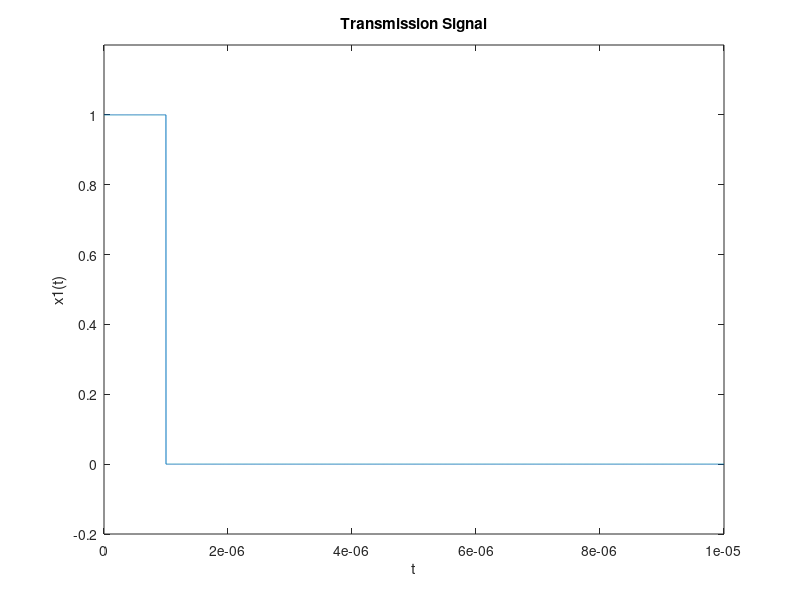
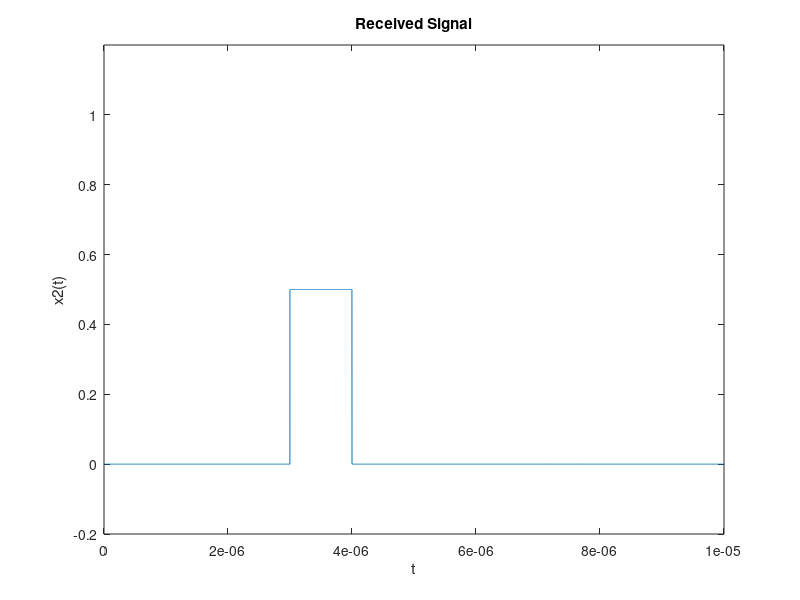

The MATLAB script that drew these images, in order: (Note: this script raises an error after producing the figures.)
%% part3
clc;
clearvars;
close all;
%% 3-1
ts= 1e-9;
T= 1e-5;
tau= 1e-6;
t= 0:ts:T;
x=zeros(size(t));
x(1:(tau/ts))=1;
figure;
plot(t,x);
xlim([0,T]);
ylim([-0.2 1.2]);
xlabel('t');
ylabel('x1(t)');
title('Transmission Signal');
%% 3-2
R=450;
c=3e8;
td=(2*R)/c;
Received_Signal=zeros(size(t));
alpha=0.5;
Received_Signal((td/ts):((td+tau)/ts))=alpha;
figure;
plot(t,Received_Signal);
xlim([0,T]);
ylim([-0.2 1.2]);
xlabel('t');
ylabel('x2(t)');
title('Received Signal');
%% 3-3
ts= 1e-9;
T= 1e-5;
tau= 1e-6;
t= 0:ts:T;
ro = p3_corfunc(t, tau, ts, Received_Signal);
figure;S
plot(t,ro,'LineWidth',2);
[a, max_corr] = max(ro);
td = t(max_corr);
estimated_R = td * c / 2;
fprintf('Actual Distance: %.2f meters\n', R);
fprintf('Estimated Distance: %.2f meters\n', estimated_R);
%% 3-4
noise = 0;
k = 100;
R = 450;
noise_raise =0.1;
errors = zeros(1,k);
Rs = zeros(1,k);
last_err = 0;
i = 1;
while(last_err < 10)
sum_err = 0;
sum_R = 0;
for j=1:100
ro = p3_corfunc(t, tau, ts, Received_Signal + noise * randn(size(Received_Signal)));
[a, max_corr] = max(ro);
estimated_R = t(max_corr) * c / 2;
sum_err = sum_err + abs(R - estimated_R);
sum_R = sum_R + estimated_R;
end
errors(i) = sum_err / 100;
Rs(i) = sum_R / 100;
last_err = errors(i);
i = i + 1;
noise = noise + noise_raise;
end
last = i - 1;
noise_signal= (0 : noise_raise : noise_raise * (last - 1));
figure;
subplot(1, 2, 1);
plot(noise_signal, errors(1:last), 'LineWidth', 2);
title('Error');
xlabel('noise');
ylabel('error');
subplot(1, 2, 2);
plot(noise_signal, Rs(1:last), 'LineWidth', 2);
title('Estimated Distance(R)');
xlabel('noise');
ylabel('R');
